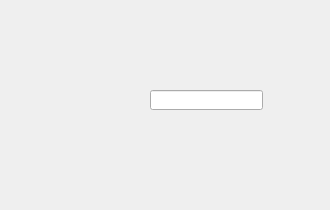
<?xml version="1.0" encoding="UTF-8"?>
<ui version="4.0">
 <class>RenameDialog</class>
 <widget class="QDialog" name="RenameDialog">
  <property name="geometry">
   <rect>
    <x>0</x>
    <y>0</y>
    <width>330</width>
    <height>210</height>
   </rect>
  </property>
  <property name="windowTitle">
   <string>Dialog</string>
  </property>
  <widget class="QLineEdit" name="remarkNameEdit">
   <property name="geometry">
    <rect>
     <x>150</x>
     <y>90</y>
     <width>113</width>
     <height>20</height>
    </rect>
   </property>
  </widget>
  <widget class="QPushButton" name="yesBtn">
   <property name="geometry">
    <rect>
     <x>60</x>
     <y>140</y>
     <width>75</width>
     <height>30</height>
    </rect>
   </property>
   <property name="text">
    <string/>
   </property>
   <property name="icon">
    <iconset resource="resource.qrc">
     <normaloff>:/images/image/doneBtn.png</normaloff>:/images/image/doneBtn.png</iconset>
   </property>
   <property name="iconSize">
    <size>
     <width>75</width>
     <height>30</height>
    </size>
   </property>
   <property name="flat">
    <bool>true</bool>
   </property>
  </widget>
  <widget class="QPushButton" name="noBtn">
   <property name="geometry">
    <rect>
     <x>210</x>
     <y>140</y>
     <width>75</width>
     <height>30</height>
    </rect>
   </property>
   <property name="text">
    <string/>
   </property>
   <property name="icon">
    <iconset resource="resource.qrc">
     <normaloff>:/images/image/cancelBtn.png</normaloff>:/images/image/cancelBtn.png</iconset>
   </property>
   <property name="iconSize">
    <size>
     <width>75</width>
     <height>30</height>
    </size>
   </property>
   <property name="flat">
    <bool>true</bool>
   </property>
  </widget>
  <widget class="QLabel" name="label">
   <property name="geometry">
    <rect>
     <x>80</x>
     <y>90</y>
     <width>54</width>
     <height>21</height>
    </rect>
   </property>
   <property name="text">
    <string/>
   </property>
  </widget>
  <widget class="QLabel" name="bgLabel">
   <property name="geometry">
    <rect>
     <x>0</x>
     <y>0</y>
     <width>330</width>
     <height>210</height>
    </rect>
   </property>
   <property name="text">
    <string/>
   </property>
   <property name="pixmap">
    <pixmap resource="resource.qrc">:/images/Image/changePanel.png</pixmap>
   </property>
   <property name="scaledContents">
    <bool>true</bool>
   </property>
  </widget>
  <zorder>bgLabel</zorder>
  <zorder>remarkNameEdit</zorder>
  <zorder>yesBtn</zorder>
  <zorder>noBtn</zorder>
  <zorder>label</zorder>
 </widget>
 <resources>
  <include location="resource.qrc"/>
 </resources>
 <connections>
  <connection>
   <sender>noBtn</sender>
   <signal>clicked()</signal>
   <receiver>RenameDialog</receiver>
   <slot>reject()</slot>
   <hints>
    <hint type="sourcelabel">
     <x>188</x>
     <y>83</y>
    </hint>
    <hint type="destinationlabel">
     <x>190</x>
     <y>111</y>
    </hint>
   </hints>
  </connection>
 </connections>
</ui>
